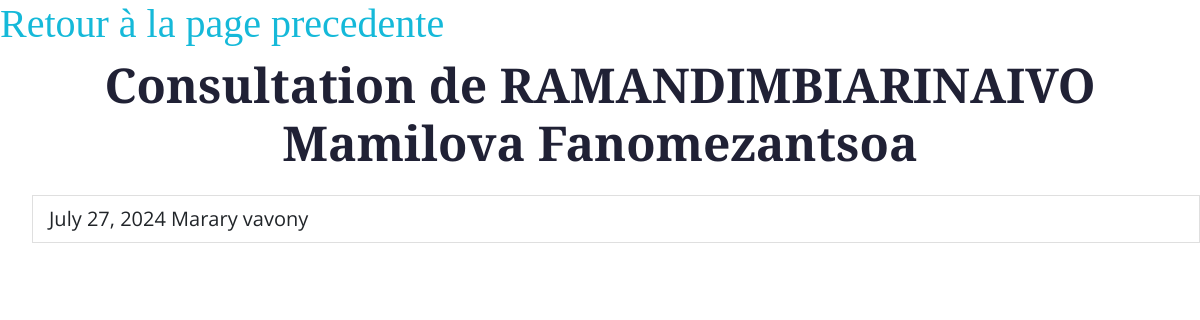
Page /patient/Consultation_patient/1 (signed in) on the earlier database version.
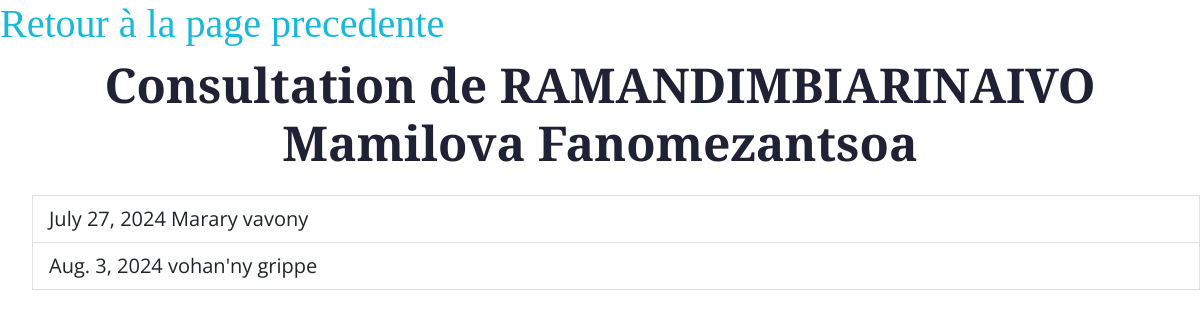
Same page on the later database version.
### Patient/models.py (models this page shows, shortened)
class Consultaiton(models.Model):
    patient=models.ForeignKey(Patient,on_delete=models.CASCADE,related_name='consultations')
    Note=models.TextField()
    date=models.DateField()

### Patient/views.py (the view)
# urls.py: path('Consultation_patient/<int:D>',views.Consultation_patient,name='consultation_patient'),
def Consultation_patient(request,D):
    if not request.user.is_staff:
        return redirect('login')
    patient=get_object_or_404(Patient,id=D)
    consultation=patient.consultations.all()
    return render(request,'consultation_patient.html',{'patient':patient,'consultation':consultation})

### Patient/Template/consultation_patient.html (shortened to what this page needs)
{% load static %}
{% include 'base.html' %}
<!DOCTYPE html>
<html lang="en">
    <head>
        <link rel="stylesheet" href="https://use.fontawesome.com/releases/v5.15.4/css/all.css"/>
        <link href="https://cdn.jsdelivr.net/npm/bootstrap-icons@1.4.1/font/bootstrap-icons.css" rel="stylesheet">
        <link href="{%  static 'lib/animate/animate.min.css' %}" rel="stylesheet">
        <link href="{% static 'lib/owlcarousel/assets/owl.carousel.min.css' %}" rel="stylesheet">
        <link href="{% static 'css/bootstrap.min.css' %}" rel="stylesheet">
        <link href="{% static 'css/style.css'%}" rel="stylesheet">
    </head>
    <body>
        <h1> <a href="{% url 'listpatient' %}">Retour à la page precedente </a></h1>
        <h1 class="display-5 mb-4 text-center">Consultation de {{patient.Nom}}</h1>
        <ul>
            {% for cslt in consultation %}
            <li class="list-group-item fs-5">{{cslt.date}}  {{cslt.Note}}</li>
            {% empty %}
            <li> AUCUN CONSULTATION TROUVÉE POUR CE PATIENT.</li>
            {% endfor %}
        </ul>
    </body>

Differences in the rows shown:
added Consultaiton: date "Aug. 3, 2024", Note "vohan'ny grippe"
